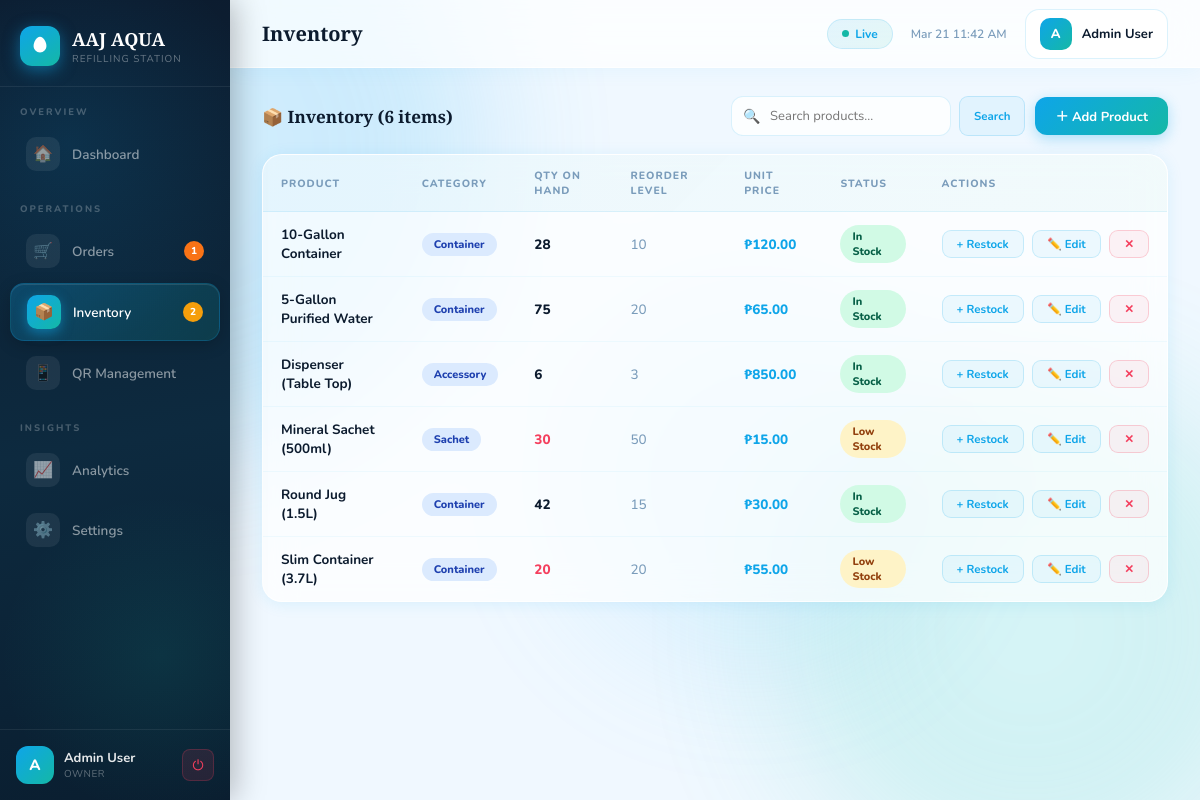
Page /pages/inventory.php (signed in) on the committed database.
### tables this page shows
CREATE TABLE IF NOT EXISTS inventory (
    id            INT AUTO_INCREMENT PRIMARY KEY,
    product_name  VARCHAR(100) NOT NULL,
    category      ENUM('Container','Sachet','Accessory') DEFAULT 'Container',
    quantity      INT           NOT NULL DEFAULT 0,
    reorder_level INT           NOT NULL DEFAULT 20,
    unit_price    DECIMAL(10,2) NOT NULL DEFAULT 0.00,
    created_at    TIMESTAMP DEFAULT CURRENT_TIMESTAMP,
    updated_at    TIMESTAMP DEFAULT CURRENT_TIMESTAMP ON UPDATE CURRENT_TIMESTAMP
);

### includes/db.php (called while the page is built, shortened)
<?php
function clean($conn, $val) {
    return mysqli_real_escape_string($conn, trim((string)$val));
}
?>

### pages/inventory.php (the view, shortened to what this page needs)
<?php
require_once '../includes/header.php';
$q     = clean($conn, $_GET['q'] ?? '');
$where = $q ? "WHERE product_name LIKE '%$q%' OR category LIKE '%$q%'" : '';
$items = [];
$res   = mysqli_query($conn, "SELECT * FROM inventory $where ORDER BY product_name");
while ($r = mysqli_fetch_assoc($res)) $items[] = $r;
?>
<div style="display:flex;align-items:center;justify-content:space-between;margin-bottom:18px;flex-wrap:wrap;gap:12px;">
  <div class="sec-title">📦 Inventory (<?= count($items) ?> items)</div>
  <div style="display:flex;gap:10px;align-items:center;">
    <form method="GET" style="display:flex;gap:8px;">
      <div style="position:relative;">
        <span style="position:absolute;left:12px;top:50%;transform:translateY(-50%);font-size:14px;">🔍</span>
        <input type="text" name="q" value="<?= htmlspecialchars($q) ?>" placeholder="Search products..." style="padding:10px 16px 10px 38px;background:rgba(255,255,255,.8);border:1.5px solid rgba(14,165,233,.15);border-radius:12px;font-size:13px;width:220px;outline:none;color:var(--text-dark);" />
      </div>
      <button type="submit" class="btn btn-ghost btn-sm">Search</button>
    </form>
    <button class="btn btn-aqua" onclick="openModal('addProd')">＋ Add Product</button>
  </div>
</div>
<div class="tbl-container">
  <table>
    <thead><tr><th>Product</th><th>Category</th><th>Qty on Hand</th><th>Reorder Level</th><th>Unit Price</th><th>Status</th><th>Actions</th></tr></thead>
    <tbody>
    <?php if (empty($items)): ?>
      <tr><td colspan="7" style="text-align:center;color:var(--text-soft);padding:28px;">No products found.</td></tr>
    <?php else: ?>
    <?php foreach ($items as $it):
      if ($it['quantity'] <= 0)                          { $st='Out of Stock'; $sc='b-del'; }
      elseif ($it['quantity'] <= $it['reorder_level'])   { $st='Low Stock';    $sc='b-warn'; }
      else                                               { $st='In Stock';     $sc='b-ok'; }
    ?>
    <tr>
      <td class="tname"><?= htmlspecialchars($it['product_name']) ?></td>
      <td><span class="badge b-info"><?= $it['category'] ?></span></td>
      <td style="font-weight:800;color:<?= $it['quantity']<=$it['reorder_level']?'#f43f5e':'var(--text-dark)' ?>;"><?= $it['quantity'] ?></td>
      <td style="color:var(--text-soft);"><?= $it['reorder_level'] ?></td>
      <td class="tprice">₱<?= number_format($it['unit_price'],2) ?></td>
      <td><span class="badge <?= $sc ?>"><?= $st ?></span></td>
      <td style="white-space:nowrap;">
        <button class="btn btn-ghost btn-sm" onclick="openRestock(<?= $it['id'] ?>,'<?= addslashes($it['product_name']) ?>',<?= $it['quantity'] ?>)">+ Restock</button>
        <button class="btn btn-ghost btn-sm" style="margin-left:5px;" onclick="openEdit(<?= $it['id'] ?>,'<?= addslashes($it['product_name']) ?>','<?= $it['category'] ?>',<?= $it['quantity'] ?>,<?= $it['reorder_level'] ?>,<?= $it['unit_price'] ?>)">✏️ Edit</button>
        <form method="POST" action="../api/delete_product.php" style="display:inline;" onsubmit="return confirm('Delete this product?')">
          <button type="submit" class="btn btn-danger btn-sm" style="margin-left:5px;">✕</button>
        </form>
      </td>
    </tr>
    <?php endforeach; ?>
    <?php endif; ?>
    </tbody>
  </table>
</div>
<?php require_once '../includes/footer.php'; ?>

### css/style.css (style rules this page uses)
:root { --aqua: #0ea5e9; --aqua-deep:#0369a1; --aqua-light:#7dd3fc; --aqua-pale:#e0f2fe; --teal: #14b8a6; --teal-light:#99f6e4; --coral: #f97316; --amber:#f59e0b; --rose:#f43f5e; --violet:#8b5cf6; --canvas: #f0f8ff; --glass: rgba(255,255,255,.72); --glass2:rgba(255,255,255,.45); --border-g: rgba(255,255,255,.80); --text-dark: #0c1b2e; --text-mid:#3d5a7a; --text-soft:#7a9cbb; --shadow-sm: 0 2px 16px rgba(14,165,233,.10); --shadow-md: 0 8px 40px rgba(14,165,233,.16); --shadow-lg: 0 20px 60px rgba(14,165,233,.22); --f-display: 'Playfair Display', serif; --f-body: 'Nunito', sans-serif; --nav-w: 230px; --radius:20px; --radius-sm:12px; }
*,*::before,*::after { margin:0;padding:0;box-sizing:border-box; }
html { scroll-behavior:smooth; }
body { font-family:var(--f-body);background:var(--canvas);color:var(--text-dark);min-height:100vh;overflow-x:hidden; }
button { font-family:var(--f-body);cursor:pointer; }
input,select,textarea { font-family:var(--f-body); }
.sec-title { font-family:var(--f-display);font-size:17px;font-weight:700;color:var(--text-dark); }
.tbl-container { background:var(--glass);backdrop-filter:blur(16px);border:1.5px solid var(--border-g);border-radius:var(--radius);overflow:hidden;box-shadow:var(--shadow-sm); }
table { width:100%;border-collapse:collapse; }
thead { background:linear-gradient(135deg,rgba(14,165,233,.06),rgba(20,184,166,.04)); }
th { padding:13px 18px;text-align:left;font-size:10.5px;font-weight:800;letter-spacing:1px;text-transform:uppercase;color:var(--text-soft);border-bottom:1.5px solid rgba(14,165,233,.1); }
td { padding:13px 18px;border-bottom:1px solid rgba(14,165,233,.05);font-size:13.5px;color:var(--text-mid);font-weight:500; }
tr:last-child td { border-bottom:none; }
tbody tr { transition:background .15s; }
td.tname { font-weight:700;color:var(--text-dark); }
td.tprice { font-weight:800;color:var(--aqua); }
.badge { display:inline-flex;align-items:center;gap:4px;padding:4px 12px;border-radius:20px;font-size:11px;font-weight:800; }
.b-ok { background:#d1fae5;color:#065f46; }
.b-warn { background:#fef3c7;color:#92400e; }
.b-info { background:#dbeafe;color:#1e40af; }
.btn { display:inline-flex;align-items:center;gap:7px;padding:9px 20px;border-radius:12px;border:none;cursor:pointer;font-size:13px;font-weight:700;transition:all .2s;white-space:nowrap; }
.btn-aqua { background:linear-gradient(135deg,#0ea5e9,#14b8a6);color:white;box-shadow:0 4px 14px rgba(14,165,233,.3); }
.btn-ghost { background:rgba(14,165,233,.06);border:1.5px solid rgba(14,165,233,.18);color:var(--aqua); }
.btn-danger { background:rgba(244,63,94,.06);border:1.5px solid rgba(244,63,94,.22);color:var(--rose); }
.btn-sm { padding:5px 14px;font-size:11.5px;border-radius:9px; }

### rows in the picture
inventory: product_name "10-Gallon Container", category "Container", quantity "28", reorder_level "10", unit_price "120.00", st "In Stock"
inventory: product_name "5-Gallon Purified Water", category "Container", quantity "75", reorder_level "20", unit_price "65.00", st "In Stock"
inventory: product_name "Dispenser (Table Top)", category "Accessory", quantity "6", reorder_level "3", unit_price "850.00", st "In Stock"
inventory: product_name "Mineral Sachet (500ml)", category "Sachet", quantity "30", reorder_level "50", unit_price "15.00", st "Low Stock"
inventory: product_name "Round Jug (1.5L)", category "Container", quantity "42", reorder_level "15", unit_price "30.00", st "In Stock"
inventory: product_name "Slim Container (3.7L)", category "Container", quantity "20", reorder_level "20", unit_price "55.00", st "Low Stock"

### other values in the picture
$pendingCount "1"
$lowStockCount "2"
$user['initial'] "A"
$user['full_name'] "Admin User"
$user['role'] "OWNER"
$pageTitle "Inventory"
count($items) "6"
